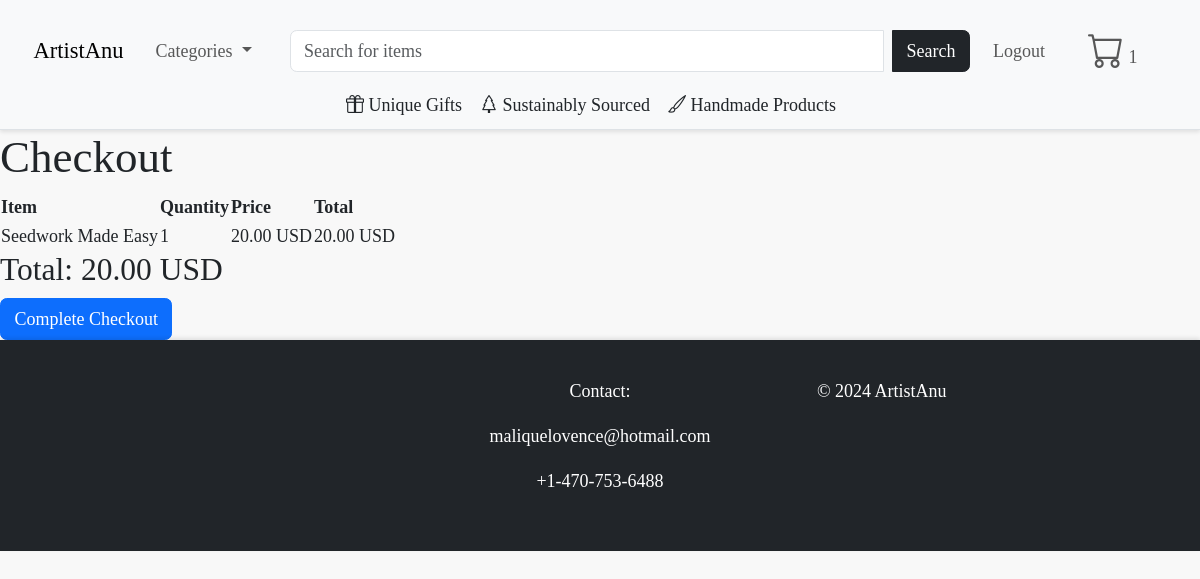
Page /checkout/ (signed in) on the earlier database version.
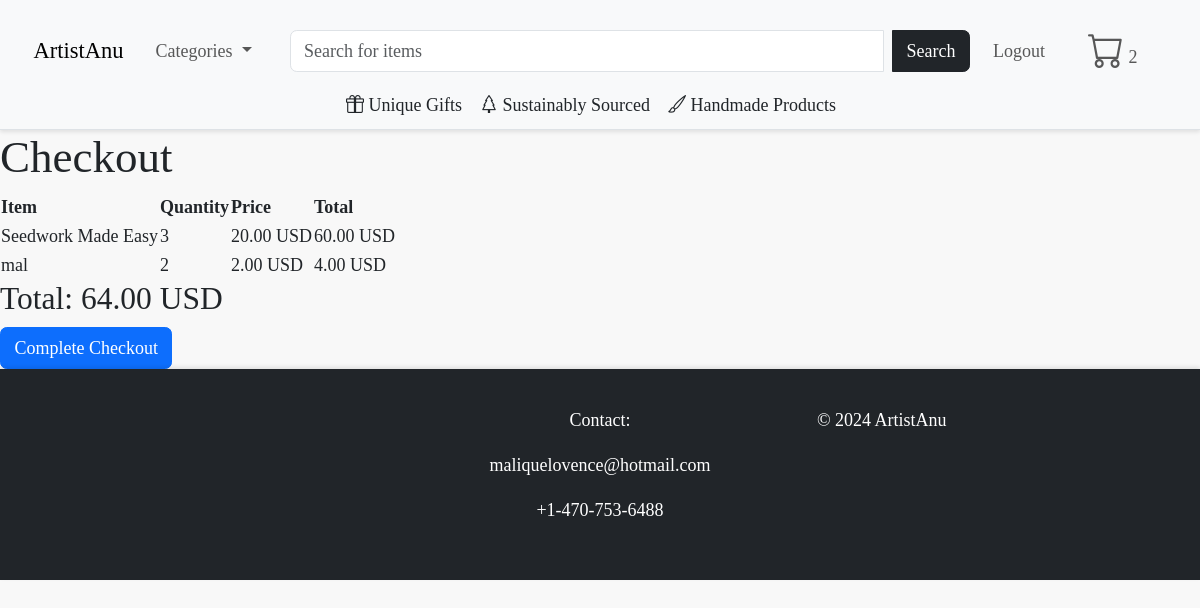
Same page on the later database version.
### catalogue/models.py (models this page shows, shortened)
class Cart(models.Model):
    created_at = models.DateTimeField(auto_now_add=True)
    user = models.ForeignKey('catalogue.CustomUser', null=True, blank=True, on_delete=models.SET_NULL)
    def total_price(self):
        return sum(cart_item.total_price for cart_item in self.cart_items.all())

class CartItem(models.Model):
    cart = models.ForeignKey('Cart', on_delete=models.CASCADE, related_name='cart_items')
    item = models.ForeignKey(CraftItem, on_delete=models.CASCADE)
    quantity = models.PositiveIntegerField(default=1)
    created_at = models.DateTimeField(auto_now_add=True)
    @property
    def total_price(self):
        return self.quantity * self.item.price

class CraftItem(models.Model):
    name = models.CharField(max_length=255)
    description = models.TextField(blank=True)
    artist = models.ForeignKey('Artist', on_delete=models.CASCADE)
    categories = models.ManyToManyField(Category, related_name="items")
    price = models.DecimalField(max_digits=10, decimal_places=2)
    date_created = models.DateTimeField(auto_now_add=True)
    available = models.BooleanField(default=True)
    dimensions = models.CharField(max_length=255, blank=True)
    featured = models.BooleanField(default=False)
    is_unique = models.BooleanField(default=False)
    quantity = models.PositiveIntegerField(default=1)
    is_sustainable = models.BooleanField(default=False)
    is_handmade = models.BooleanField(default=False)

### catalogue/views.py (the view)
# urls.py: path('checkout/', views.checkout, name='checkout'),
def checkout(request):
    if request.user.is_authenticated:
        cart = request.user.cart_set.last()  # Get the last cart associated with the user
        if cart:
            cart_items = cart.cart_items.all()  # Access the related CartItems
            total_price = cart.total_price()  # Calculate the total price of the cart
        else:
            cart_items = []
            total_price = 0
    else:
        cart_items = []
        total_price = 0
    return render(request, 'catalogue/checkout.html', {'cart_items': cart_items, 'total_price': total_price})

### catalogue/context_processors.py (called while the page is built)
def categories_processor(request):
    return {'categories': Category.objects.all()}

### catalogue/templates/catalogue/checkout.html
{% extends 'base.html' %}
{% block content %}
<h1>Checkout</h1>
{% if cart_items %}
<table>
    <thead>
        <tr>
            <th>Item</th>
            <th>Quantity</th>
            <th>Price</th>
            <th>Total</th>
        </tr>
    </thead>
    <tbody>
        {% for cart_item in cart_items %}
        <tr>
            <td>{{ cart_item.item.name }}</td>
            <td>{{ cart_item.quantity }}</td>
            <td>{{ cart_item.item.price }} USD</td>
            <td>{{ cart_item.total_price }} USD</td>
        </tr>
        {% endfor %}
    </tbody>
</table>
<h3>Total: {{ total_price }} USD</h3>
{% else %}
<p>Your cart is empty.</p>
{% endif %}
<a href="{% url 'complete_checkout' %}" class="btn btn-primary">Complete Checkout</a>
{% endblock %}

### catalogue/templates/base.html (shortened to what this page needs)
<!DOCTYPE html>
<html>
  <head>
    <link rel="stylesheet" href="https://cdn.jsdelivr.net/npm/bootstrap@5.3.0/dist/css/bootstrap.min.css">
    {% load static %}
    <link rel="stylesheet" href="{% static 'css/styles.css' %}">
    <link rel="stylesheet" href="https://cdn.jsdelivr.net/npm/bootstrap-icons@1.10.5/font/bootstrap-icons.css">
  </head>
  <body>
    <nav class="navbar navbar-expand-lg navbar-light bg-light d-none d-lg-block border-bottom">
      <div class="container-fluid d-flex flex-column">
        <div class="d-flex w-100 align-items-center">
          <div class="d-flex align-items-center">
            <a class="navbar-brand me-3" href="/">ArtistAnu</a>
            <ul class="navbar-nav me-auto mb-2 mb-lg-0">
              <li class="nav-item dropdown">
                <a class="nav-link dropdown-toggle" href="#" id="categoryDropdown" role="button" data-bs-toggle="dropdown" aria-expanded="false">
                  Categories
                </a>
              </li>
            </ul>
          </div>
          <form method="GET" action="{% url 'dashboard' %}" class="d-flex flex-grow-1 mx-2" style="max-width: 100%; position: relative;">
            <div class="input-group">
              <input type="text" name="search" class="form-control me-2" placeholder="Search for items" value="{{ search_query }}">
              <button type="submit" class="btn btn-dark">Search</button>
            </div>
          </form>
          <div class="d-flex ms-auto">
            <ul class="navbar-nav mb-2 mb-lg-0">
              {% if user.is_authenticated %}
                <li class="nav-item"><a class="nav-link" href="{% url 'logout' %}">Logout</a></li>
              {% else %}
                <li class="nav-item"><a class="nav-link" href="{% url 'login' %}">  <i class="bi bi-person fs-2"></i></a></li>
              {% endif %}
              <li class="nav-item">
                <a class="nav-link" href="{% url 'cart_detail' %}">
                    <i class="bi bi-cart fs-2"></i>
                  {% if user.is_authenticated %}
                    {% with cart=request.user.cart_set.last %}
                      {% if cart %} {{ cart.cart_items.count }} {% endif %}
                    {% endwith %}
                  {% else %}
                    {% with cart=request.session.cart %}
                      {% if cart %} {{ cart|length }} {% endif %}
                    {% endwith %}
                  {% endif %}
                </a>
              </li>
            </ul>
          </div>
        </div>
        <div class="d-flex justify-content-center w-100">
          <a href="/dashboard/?is_unique=1" class="text-decoration-none text-dark  me-3"><i class="bi bi-gift"></i> Unique Gifts </a>
          <a href="/dashboard/?is_sustainable=1" class="text-decoration-none text-dark me-3"><i class="bi bi-tree"></i> Sustainably Sourced  </a>
          <a href="/dashboard/?is_handmade=1" class="text-decoration-none text-dark  me-3"><i class="bi bi-brush"></i> Handmade Products </a>
        </div>
      </div>
    </nav>
    <div class="container-fluid p-0">
      {% block content %}{% endblock %}
    </div>
    <footer class="bg-dark text-white py-3">
      <div class="container">
        <div class="row d-flex justify-content-between text-center text-md-start">
          <div class="col-md-2"></div>
          <div class="col-md-2 text-center">
          </div>
          <div class="col-md-4 text-center">
            <p>Contact:</p>
            <p><a class="nav-link text-white" href="mailto:maliquelovence@hotmail.com">maliquelovence@hotmail.com</a></p>
            <p><a class="nav-link text-white" href="tel:+14707536488">+1-470-753-6488</a></p>
          </div>
          <div class="col-md-2 text-center">
            <p>&copy; 2024 ArtistAnu</p>
          </div>
          <div class="col-md-2"></div>
        </div>
      </div>
    </footer>
  </body>
</html>

Differences in the rows shown:
computed for Cart: cart_items.count "1" → "2"
changed CartItem "Seedwork Made Easy": quantity "1" → "3"; total_price "20.00" → "60.00"
added CartItem: item.name "mal", quantity "2", item.price "2.00", total_price "4.00"
Other differences:
{{ total_price }}: "20.00" → "64.00"
